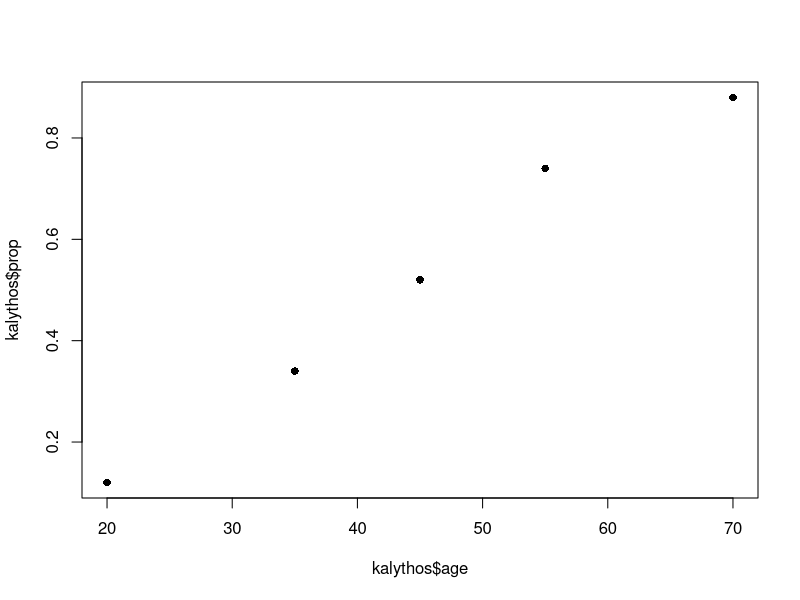
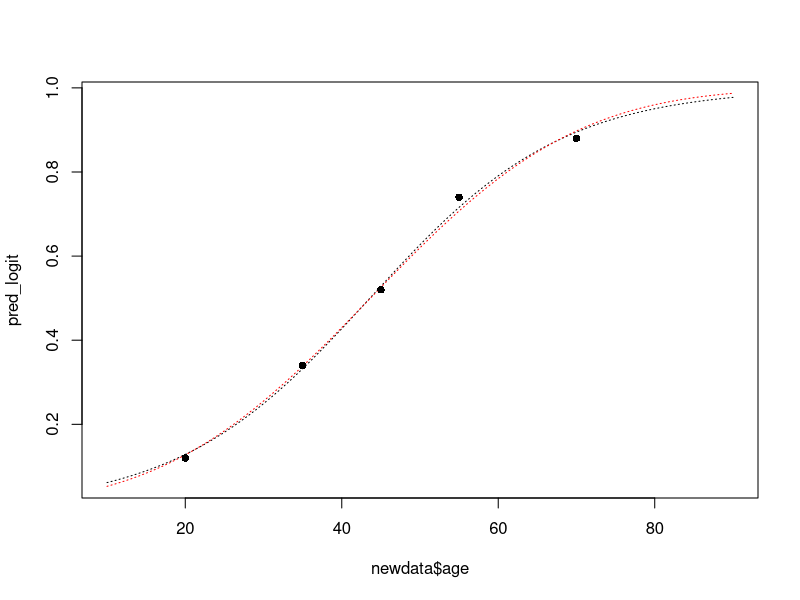

Write R code to recreate these figures, in order.
# ---------------------------------------------------------------------
# Kalythos dataset
# DISCLAIMER: This solution is provided in partial form. Certain steps, justifications, and details have been omitted for clarity and brevity.
# Author: Tommaso Rigon
# ---------------------------------------------------------------------

# Male inhabitants of the Greek island of Kalythos suffer from a congenital eye disease, whose effects become more pronounced at older ages.  A sample of male islanders of different ages was examined, and the number of blind individuals was recorded.

kalythos <- data.frame(
  age   = c(20, 35, 45, 55, 70),
  blind = c(6, 17, 26, 37, 44),
  total = c(50, 50, 50, 50, 50)
)
kalythos$prop <- kalythos$blind / kalythos$total
kalythos

plot(kalythos$age, kalythos$prop, pch = 16)

#  Using a logit or probit model:

# (a) ---------------------------------------------------------------------

fit_logit <- glm(cbind(blind, total - blind) ~ age, data = kalythos, family = binomial("logit"))
summary(fit_logit)
fit_probit <- glm(cbind(blind, total - blind) ~ age, data = kalythos, family = binomial("probit"))
summary(fit_probit)

# The age at which the probability of blindness is p corresponds to the case when the linear predictor is equal to logit(p). When p = 0.5, we get eta = 0, where eta = \beta_1 + \beta_2 x. Solving it over x, we get x = (eta - beta1) / beta2

p <- 0.5
eta <- qlogis(p)

LD_logit <- (eta - coef(fit_logit)[1]) / coef(fit_logit)[2]
LD_logit

LD_probit <- (eta - coef(fit_probit)[1]) / coef(fit_probit)[2]
LD_probit

# (b) ---------------------------------------------------------------------

deviance(fit_logit)
deviance(fit_probit)

newdata <- data.frame(age = seq(from = 10, to = 90))
pred_logit <- predict(fit_logit, type = "response", newdata = newdata)
pred_probit <- predict(fit_probit, type = "response", newdata = newdata)

plot(newdata$age, pred_logit, type = "l", lty = "dotted")
lines(newdata$age, pred_probit, type = "l", lty = "dotted", col = "red")
points(kalythos$age, kalythos$prop, pch = 16)

# The deviance of the logit model is slightly lower, but in practice the two models are virtually indistinguishable.

# (c) OPTIONAL ---------------------------------------------------------------------

beta_logit <- coef(fit_logit)
vars_logit <- vcov(fit_logit)
psi <- (eta - coef(fit_logit)[1]) / coef(fit_logit)[2]

# Using the multivariate delta method (details here: https://www.stat.cmu.edu/~hseltman/files/ratio.pdf) we can compute the variance of a ratio, which is equal to

varLD <- (eta - beta_logit[1])^2 / beta_logit[2]^2 * (vars_logit[1, 1] / (eta - beta_logit[1])^2 + vars_logit[2, 2] / beta_logit[2]^2 + 2 * vars_logit[1, 2] / ((eta - beta_logit[1]) * beta_logit[2]))

c(psi, sqrt(varLD), varLD)
psi + c(-1, 1) * qnorm(0.975) * sqrt(varLD)

# VERY ADVANCED AND EVEN MORE OPTIONAL ----------------------------------------------------

# This is a bootstrap approach, which you will encounter, for example, at CLAMSES. It provides an alternative and often more reliable estimator for the variance and confidence intervals, based on simulation.

boot.fn <- function(data, index = 1:nrow(data), p = 0.5) {
  fit <- glm(cbind(blind, total - blind) ~ age, data = data, subset = index, family = "binomial")
  eta <- qlogis(p)
  psi <- (eta - coef(fit)[1]) / coef(fit)[2]
  psi
}

ran.gen <- function(data, mle) {
  out <- data
  out$blind <- rbinom(nrow(out), size = out$total, prob = mle)
  out
}

set.seed(123)

library(boot)
# This may take a few seconds
boot_est <- boot(data = kalythos, statistic = boot.fn, 
                 R = 10000, sim = "parametric", ran.gen = ran.gen, mle = fitted(fit_logit))

boot_est
boot.ci(boot_est,type = c("norm", "basic", "perc"))

# COMMENT: The bootstrap approach produced the same confidence intervals and standard errors as those based on asymptotic considerations. However, it did not require any additional calculus.